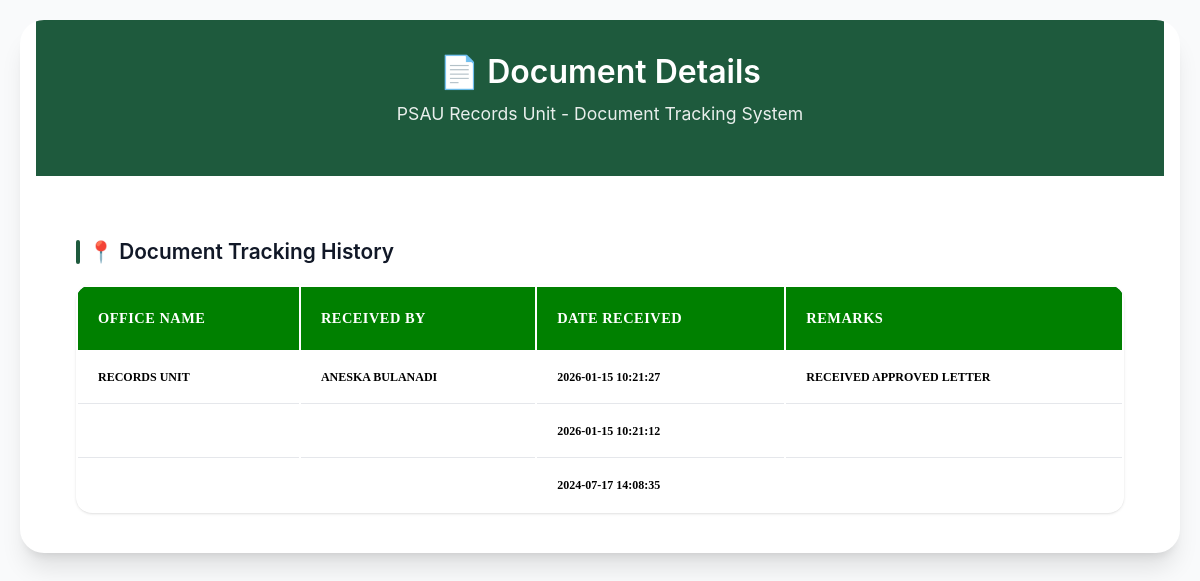
The app's page /Records/details.php with its own data.
### tables this page shows
CREATE TABLE `records_document_received` (
  `idrecords_document_received` int(11) NOT NULL,
  `office_name` varchar(200) DEFAULT NULL,
  `received_by` varchar(200) DEFAULT NULL,
  `date_received` datetime DEFAULT current_timestamp(),
  `idrecords_document_main` int(11) DEFAULT NULL,
  `serial_code` varchar(30) DEFAULT NULL,
  `received_remark` varchar(250) DEFAULT NULL
);

### Records/details.php (the view, shortened to what this page needs)
<!DOCTYPE html>
<html lang="en">
<head>
    <link rel="stylesheet" href="assets/css/psau-style.css">
</head>
<body onload=loaduploadlist()>
    <div class="container">
        <div class="header">
            <h1>📄 Document Details</h1>
            <p>PSAU Records Unit - Document Tracking System</p>
        </div>
        <div class="content">
<?php include 'connect.php';
$ReferenceID=strtoupper($_POST['RefID']);
echo"<input hidden id='qr' value='http://campus.psau.edu.ph/records/receivedocument.php?filtertext=$ReferenceID'/><br>";
?>
<?php include 'connect.php';
$conn = new mysqli($servername, $username, $password, $dbname);
$ReferenceID=strtoupper($_POST['RefID']);
$query = "SELECT * FROM records_document_received where serial_code='$ReferenceID' order by date_received desc";
$result = mysqli_query($conn, $query);
if ($result)
{
    $row = mysqli_num_rows($result);
       if ($row)
          {
            echo "
            <div class='tracking-section'>
                <h2 class='section-title'>📍 Document Tracking History</h2>
                <table class='tracking-table'>
                    <thead>
                        <tr>
                            <th>Office Name</th>
                            <th>Received By</th>
                            <th>Date Received</th>
                            <th>Remarks</th>
                        </tr>
                    </thead>
                    <tbody>
            ";
            while($data=mysqli_fetch_row($result))
            {
            echo
            "
                <tr>
                    <td>".$data[1]."</td>
                    <td>".$data[2]."</td>
                    <td>".$data[3]."</td>
                    <td>".$data[6]."</td>
                </tr>
            ";
            }
            echo "
                    </tbody>
                </table>
            </div>
            ";
          }
}
?>
        </div>
    </div>
</body>
</html>

### Records/assets/css/psau-style.css (style rules this page uses)
:root { --psau-primary: #1e5a3d; --psau-secondary: #2d7a4f; --psau-accent: #4a9d6a; --psau-light: #e8f5ee; --psau-lighter: #f0faf6; --psau-white: #ffffff; --psau-gray-50: #f9fafb; --psau-gray-100: #f3f4f6; --psau-gray-200: #e5e7eb; --psau-gray-300: #d1d5db; --psau-gray-400: #9ca3af; --psau-gray-500: #6b7280; --psau-gray-600: #4b5563; --psau-gray-700: #374151; --psau-gray-800: #1f2937; --psau-gray-900: #111827; --psau-success: #059669; --psau-warning: #d97706; --psau-error: #dc2626; --psau-info: #2563eb; --font-sans: -apple-system, BlinkMacSystemFont, 'Segoe UI', Roboto, 'Helvetica Neue', Arial, sans-serif; --font-mono: 'SF Mono', Monaco, Inconsolata, 'Roboto Mono', monospace; --space-1: 0.25rem; --space-2: 0.5rem; --space-3: 0.75rem; --space-4: 1rem; --space-5: 1.25rem; --space-6: 1.5rem; --space-8: 2rem; --space-10: 2.5rem; --space-12: 3rem; --space-16: 4rem; --radius: 0.375rem; --radius-md: 0.5rem; --radius-lg: 0.75rem; --radius-xl: 1rem; --radius-2xl: 1.5rem; --shadow-sm: 0 1px 2px 0 rgb(0 0 0 / 0.05); --shadow: 0 1px 3px 0 rgb(0 0 0 / 0.1), 0 1px 2px -1px rgb(0 0 0 / 0.1); --shadow-md: 0 4px 6px -1px rgb(0 0 0 / 0.1), 0 2px 4px -2px rgb(0 0 0 / 0.1); --shadow-lg: 0 10px 15px -3px rgb(0 0 0 / 0.1), 0 4px 6px -4px rgb(0 0 0 / 0.1); --shadow-xl: 0 20px 25px -5px rgb(0 0 0 / 0.1), 0 8px 10px -6px rgb(0 0 0 / 0.1); --transition-fast: 150ms ease-in-out; --transition: 200ms ease-in-out; --transition-slow: 300ms ease-in-out; }
* { box-sizing: border-box; margin: 0; padding: 0; }
html { font-size: 16px; line-height: 1.5; -webkit-text-size-adjust: 100%; -moz-text-size-adjust: 100%; text-size-adjust: 100%; }
body { font-family: var(--font-sans); font-size: 0.875rem; line-height: 1.6; color: var(--psau-gray-700); background-color: var(--psau-gray-50); -webkit-font-smoothing: antialiased; -moz-osx-font-smoothing: grayscale; }
h1, h2, h3, h4, h5, h6 { font-weight: 600; line-height: 1.25; color: var(--psau-gray-900); }
h1 { font-size: 2rem; }
h2 { font-size: 1.5rem; }
p { margin-bottom: var(--space-4); }
.container { max-width: 1200px; margin: 0 auto; padding: 0 var(--space-4); }

### Records/details.php (style rules this page uses)
* { margin: 0; padding: 0; box-sizing: border-box; }
body { font-family: var(--font-sans); background-color: var(--psau-gray-50); color: var(--psau-gray-700); padding: 20px; -webkit-font-smoothing: antialiased; -moz-osx-font-smoothing: grayscale; }
.container { max-width: 1200px; margin: 0 auto; background: var(--psau-white); border-radius: var(--radius-2xl); box-shadow: var(--shadow-xl); overflow: hidden; }
.header { background: var(--psau-primary); color: var(--psau-white); padding: var(--space-8); text-align: center; }
.header h1 { font-size: 2rem; font-weight: 600; margin-bottom: var(--space-2); color: var(--psau-white); }
.header p { opacity: 0.9; font-size: 1.1rem; color: var(--psau-white); }
.content { padding: var(--space-10); }
.tracking-table { width: 100%; background: var(--psau-white); border-radius: var(--radius-xl); overflow: hidden; box-shadow: var(--shadow); }
.tracking-table thead { background: var(--psau-primary); color: var(--psau-white); }
.tracking-table th { padding: var(--space-5); text-align: left; font-weight: 600; text-transform: uppercase; font-size: 0.9rem; letter-spacing: 0.5px; }
.tracking-table td { padding: var(--space-4) var(--space-5); border-bottom: 1px solid var(--psau-gray-200); }
.tracking-table tbody tr:last-child td { border-bottom: none; }
.section-title { font-size: 1.3rem; font-weight: 600; margin-bottom: var(--space-5); color: var(--psau-gray-900); display: flex; align-items: center; gap: var(--space-2); }
.section-title::before { content: ''; width: 4px; height: 24px; background: var(--psau-primary); border-radius: 2px; }
th { font-size:12px;background-color:green;color:white;font-family:tahoma;text-align:left;font-weight:bold; valign:top; }
td { font-size:12px;background-color:white;color:black;font-family:tahoma;text-align:left;font-weight:bold; valign:top; }

### records on screen
records_document_received: office_name "RECORDS UNIT", received_by "ANESKA BULANADI", date_received "2026-01-15 10:21:27", received_remark "RECEIVED APPROVED LETTER"
records_document_received: date_received "2026-01-15 10:21:12"
records_document_received: date_received "2024-07-17 14:08:35"
